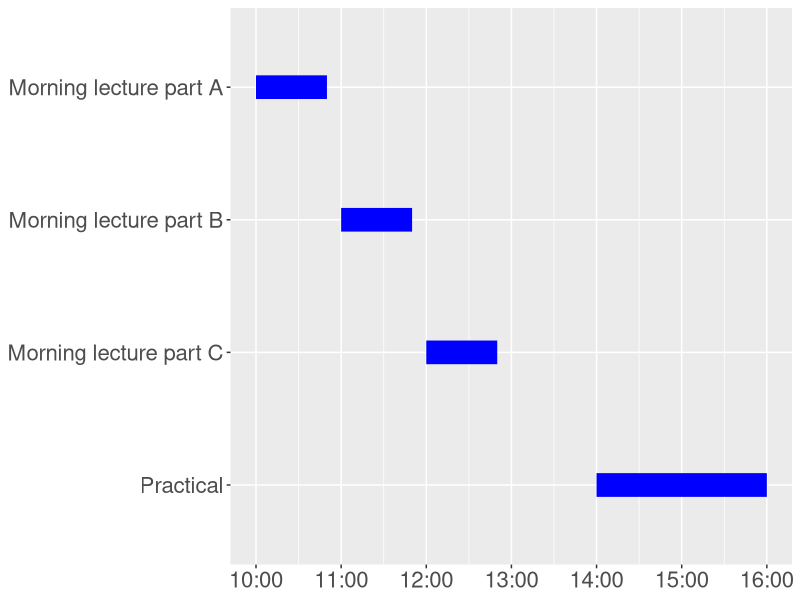
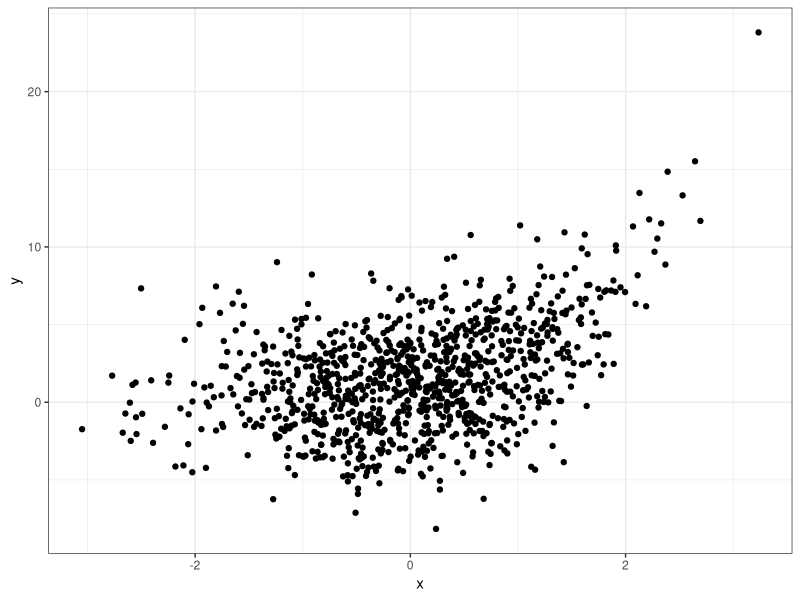

The R source for these figures, in order:
## ---- chunk 1
#| echo: false

library(reshape2)
library(ggplot2)

dfr <- data.frame(
  name = factor(
    c("Morning lecture part A", 
           "Morning lecture part B",
           "Morning lecture part C", 
           "Practical"), 
    levels = c("Practical",
               "Morning lecture part C",
               "Morning lecture part B",
               "Morning lecture part A")
  ),
  start = c(
    "10:00", 
    "11:00", 
    "12:00", 
    "14:00"),
  end = c(
    "10:50", 
    "11:50", 
    "12:50", 
    "16:00")
)

dfr$start <- as.POSIXct(strptime(dfr$start, format="%H:%M"))
dfr$end <- as.POSIXct(strptime(dfr$end, format="%H:%M"))

mdfr <- melt(dfr, measure.vars = c("start", "end"))

ggplot(mdfr, aes(x = value, y = name)) + 
  geom_line(size = 8, col = "blue") +
  scale_x_continuous(breaks = as.POSIXct(strptime(c("10:00", "11:00", 
                                                    "12:00", "13:00", 
                                                    "14:00", "15:00",
                                                    "16:00"), 
                                                format="%H:%M")), 
                     labels = c("10:00", "11:00", 
                                "12:00", "13:00", 
                                "14:00", "15:00",
                                "16:00")) + 
  xlab(NULL) + 
  ylab(NULL) +
  theme(text = element_text(size=20))
## ---- chunk 2
#| echo: true

x <- rnorm(n = 1000, mean = 0, sd = 1)
y <- exp(x) + rnorm(n = 1000, mean = 0, sd = 3)
ggplot2::ggplot() + 
  ggplot2::geom_point(data = data.frame(x=x, y=y), ggplot2::aes(x=x, y=y)) + 
  ggplot2::theme_bw()
